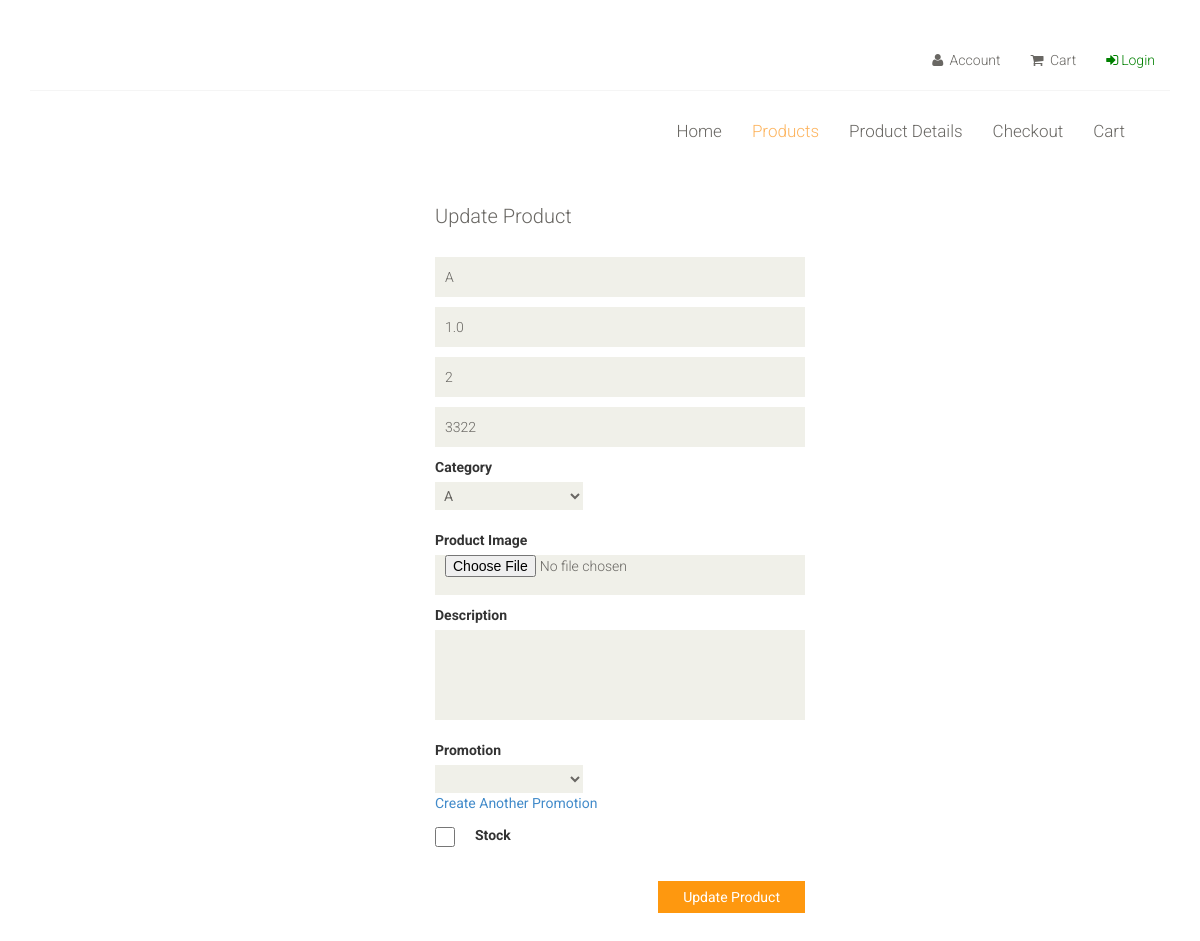
Page /updateProduct/5/ on the committed database.
### app/models.py (models this page shows, shortened)
class Product(models.Model):
    name = models.CharField(max_length=80)
    price = models.FloatField()
    description = models.CharField(max_length=300)
    image = models.ImageField(upload_to='static/portfolio')
    quantity = models.IntegerField()
    stock = models.BooleanField()
    brand = models.CharField(max_length=80)
    CATEGORY = (('Smartphones', 'Smartphones'),
                ('Computers', 'Computers'),
                ('Tablets', 'Tablets'),
                ('Drones', 'Drones')
                , ('Televisions', 'Televisions'))
    category = models.CharField(max_length=150, choices=CATEGORY)
    promotion = models.ForeignKey(Promotion, default=None, blank=True, null=True, on_delete=models.CASCADE)

### app/views.py (the view, shortened to what this page needs)
# urls.py: path('updateProduct/<str:pk>/', views.updateProduct, name='updateProduct'),
def updateProduct(request, pk):
    product = Product.objects.get(id=pk)
    return render(request, 'updateProduct.html', {'product': product})

### app/templates/updateProduct.html (shortened to what this page needs)
{% extends "layout.html" %}
{% block content %}
	<section id="form">
				<div class="col-sm-4 col-sm-offset-1" style="margin-left: 35%; margin-right: auto;">
					<div class="login-form">
						<h2>Update Product</h2>
					    <form method="POST" action="">
							<input name="name" value="{{ product.name }}" type="text" placeholder="Name" />
                            <input name="price" value="{{ product.price }}" type="number" min="0.00" max="10000.00" step="0.01" placeholder="Price" />
                            <input name="quantity" value="{{ product.quantity }}" type="number" placeholder="Quantity" />
                            <input name="brand" value="{{ product.brand }}" type="text" placeholder="Brand" />
                            <label>Category</label>
                              <br>
                            <select style="width:40%" name="category" >
                                      <option value="{{ product.name }}" selected>{{ product.name }}</option>
                            </select>
                              <br><br>
                            <label>Product Image</label>
                             <input value="{{ product.image }}" type="file" class="form-control-file" name="imagem" id="imagem" required>
                            <label>Description</label>
                            <textarea  value="{{ product.description }}" name="description" rows="4" cols="50" maxlength="300" placeholder="Description">
                            </textarea>
                              <br><br>
                            <label>Promotion</label>
                            <br>
                                <select style="width:40%; display: inline;" name="promo">
                                  <option value="{{ product.promotion.name }}">{{ product.promotion.name }}</option>
                                </select>
                            <br>
                            <a href="{% url 'createPromotion' %}" > Create Another Promotion </a>
                            <label class="checkbox">
                                <span class="checkmark" style="margin-left: 20px;">Stock</span>
                                 <input type="checkbox" style="width: 20px; height: 20px; display: inline;" name="stock" >
                            </label>
                            <button style="float:right;" type="submit" class="btn btn-default">Update Product</button>
						</form>
					</div>
				</div>
                <br><br>
	</section>
{% endblock %}

### app/static/css/main.css (style rules this page uses)
body { font-family: 'Roboto', sans-serif; position: relative; font-weight: 400px; }
a { -webkit-transition: 300ms; transition: 300ms; }
h1, h2, h3, h4, h5, h6 { font-family: 'Roboto', sans-serif; }
#form { display: block; margin-bottom: 185px; margin-top: 185px; overflow: hidden; }
.login-form h2, .signup-form h2 { color: #696763; font-family: 'Roboto', sans-serif; font-size: 20px; font-weight: 300; margin-bottom: 30px; }
.login-form form input, .signup-form form input { background: #F0F0E9; border: medium none; color: #696763; display: block; font-family: 'Roboto', sans-serif; font-size: 14px; font-weight: 300; height: 40px; margin-bottom: 10px; outline: medium none; padding-left: 10px; width: 100%; }
.login-form form span { line-height: 25px; }
.login-form form button { margin-top: 23px; }
.login-form form button, .signup-form form button { background: #FE980F; border: medium none; border-radius: 0; color: #FFFFFF; display: block; font-family: 'Roboto', sans-serif; padding: 6px 25px; }
.login-form label input { border: medium none; display: inline-block; height: 0; margin-bottom: 0; outline: medium none; padding-left: 0; }
.user_info input, select, textarea { background: #F0F0E9; border: 0; color: #696763; padding: 5px; width: 100%; border-radius: 0; resize: none }

### rows in the picture
Product: name "A", price "1.0", quantity "2", brand "3322", category "A"
